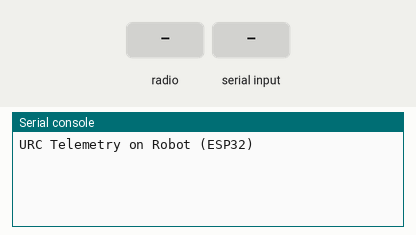
Simulated run of this program. Board: ESP32 board running MicroPython. Shown: the last lines printed to the serial console. The test bench sets the inputs (shaded band). No radio messages arrive unless stated (any console line starting 'radio sent:' is added by the test bench).

Above: at 1.2 s.
1.3 s: radio message "1" arrives
At 1.7 s:
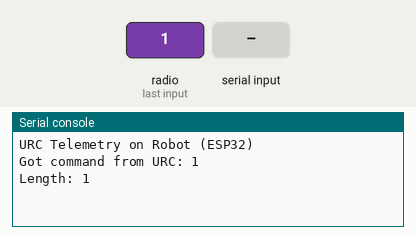
2.8 s: "1\n" received over the second serial link
At 3.2 s:
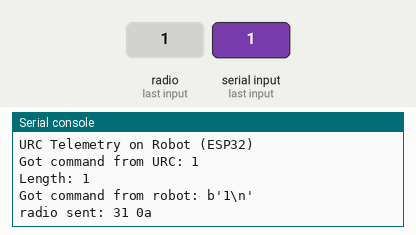
4.3 s: "0\n" received over the second serial link
At 5.6 s:
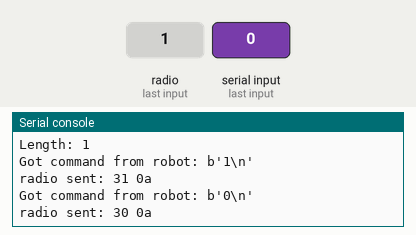

The program:

main.py
```python
from telemetry import Telemetry
from machine import UART
import time
import json


class RobotComms:
    def __init__(self):
        self.comms = Telemetry()
        self.comms.register_telemetry_callback(self.command_callback)
        self.robot_port = UART(1, baudrate=1000000, tx=43, rx=44, rxbuf=1000, timeout=1000)

    def command_callback(self, packet):
        print('Got command from URC: {}'.format(packet))
        packet_bytes = json.dumps(packet)
        print('Length: {}'.format(len(packet_bytes)))
        self.robot_port.write(packet_bytes)
        self.robot_port.write('\n')

    def update(self):
        if self.robot_port.any():
            time.sleep_ms(10)
            bytes = self.robot_port.readline()
            print('Got command from robot: {}'.format(bytes))
            self.comms.send_packet(bytes)

print('URC Telemetry on Robot (ESP32)')
rc = RobotComms()
while True:
    rc.update()
    time.sleep_ms(1)
```

telemetry.py
```python
import network
import espnow
import json


class Telemetry:
    def __init__(self):
        # A WLAN interface must be active to send()/recv()
        self.wlan = network.WLAN(network.STA_IF)
        self.wlan.active(True)
        self.wlan.disconnect()   # Because ESP8266 auto-connects to last Access Point

        self.esp_now = espnow.ESPNow()
        self.esp_now.active(True)
        self.esp_now.irq(self.receive_callback)

        self.telemetry_callback = None
        self.return_mac = None

    def register_telemetry_callback(self, callback):
        self.telemetry_callback = callback

    # Packets are JSON strings
    def process_packet(self, packet_bytes):
        packet = json.loads(packet_bytes)
        if self.telemetry_callback is not None:
            self.telemetry_callback(packet)

    def send_packet(self, packet_bytes):
        if self.return_mac is not None:
            self.esp_now.send(self.return_mac, packet_bytes, True)

    def receive_callback(self, interface):
        while True:
            mac, msg = interface.recv(0)  # 0 timeout == no waiting
            if mac is None:
                return
            self.process_packet(msg)
            if self.return_mac is None:
                self.return_mac = mac
                self.esp_now.add_peer(self.return_mac)

    def shutdown(self):
        self.esp_now.active(False)
        self.wlan.active(False)
```

Measured:
- after the input at 1.3 s, the serial console: prints a new line at once (image 1)
- after the input at 2.8 s, the serial console: prints a new line at once (image 2)
- after the input at 4.3 s, the serial console: prints a new line at once (image 3)
